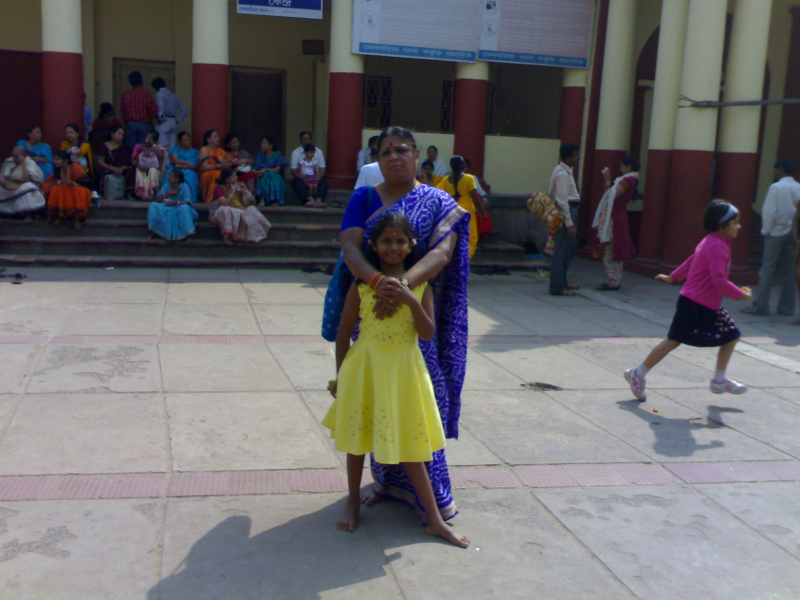
#> input picture pic.jpg, 1600 x 1200 px, found by its file name (shown at 1/2 size)
$ jupyter execute 'OPENCV DAY4 ASSIGNMENT.ipynb'
#> lines starting #> are read from the running program, lines starting #| are printed output that depends on the picture
[cell 1]
import cv2

[cell 2]
img=cv2.imread('C:/Users/Harshitha/Desktop/opencv workshop/pic.jpg')
#> img is the input picture: shape (1200, 1600, 3); mean B, G, R 108, 105.4, 107
img1=cv2.resize(img,(400,400))
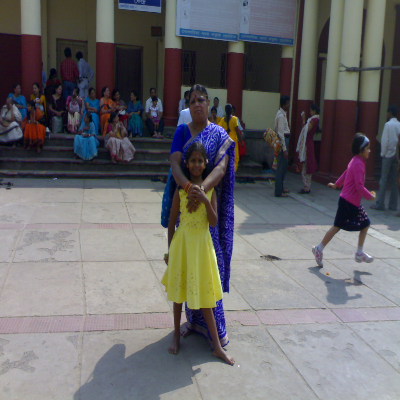
#> img1: shape (400, 400, 3); mean B, G, R 108.2, 105.7, 107.2
print(img1.shape)
#| (400, 400, 3)
cv2.imshow('img',img1)
mask_img=cv2.imread('C:/Users/Harshitha/Desktop/opencv workshop/pic_mask.jpg',0)
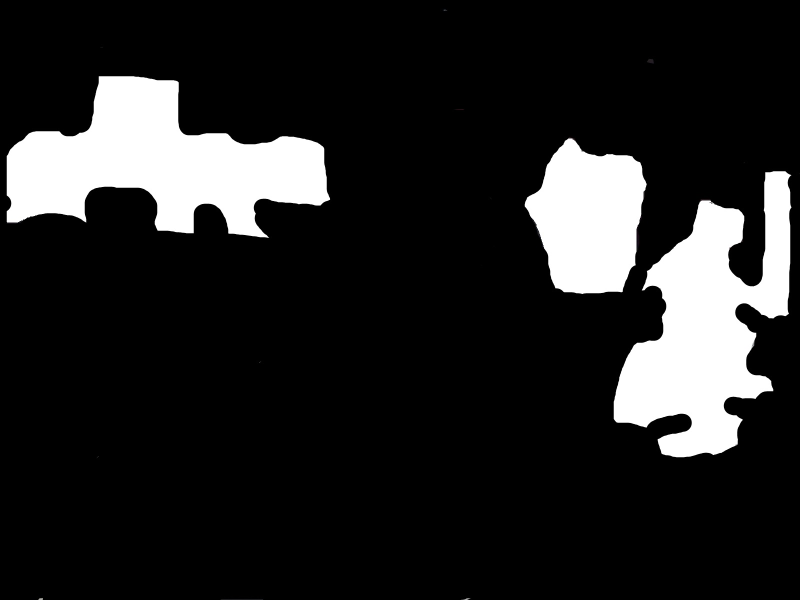
#> input picture pic_mask.jpg, 1600 x 1200 px, found by its file name (shown at 1/2 size)
#> mask_img: shape (1200, 1600); min 0, max 255, mean 35.9
mask_img1=cv2.resize(mask_img,(400,400))
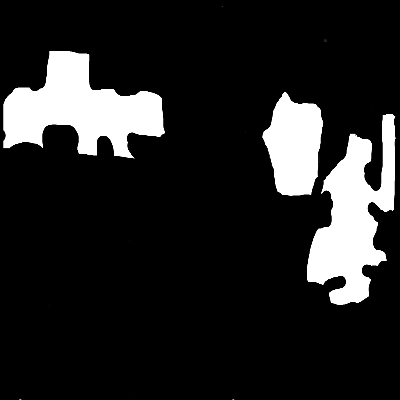
#> mask_img1: shape (400, 400); min 0, max 255, mean 35.9
print(mask_img1.shape)
#| (400, 400)
cv2.imshow('maskimg',mask_img1)
cv2.waitKey(0)
cv2.destroyAllWindows()

[cell 3]
for i in range(15):
    ns = cv2.inpaint(img1, mask_img1, 1, cv2.INPAINT_NS)
#> this loop made 15 passes
#> pass 1, `ns = cv2.inpaint(img1, mask_img1, 1, cv2.INPAINT_NS)`:
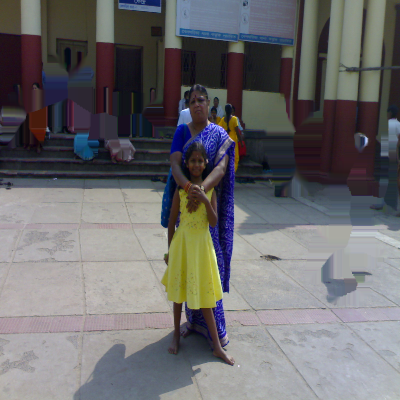
#> ns: shape (400, 400, 3); mean B, G, R 108.1, 106.1, 107.2

cv2.imshow('ns',ns)
cv2.waitKey(0)
cv2.destroyAllWindows()
